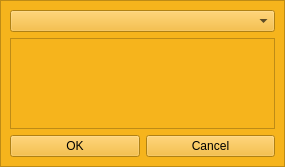
<?xml version="1.0" encoding="UTF-8"?>
<ui version="4.0">
 <class>MainWindow</class>
 <widget class="QMainWindow" name="MainWindow">
  <property name="geometry">
   <rect>
    <x>0</x>
    <y>0</y>
    <width>285</width>
    <height>167</height>
   </rect>
  </property>
  <property name="windowTitle">
   <string>MainWindow</string>
  </property>
  <widget class="QWidget" name="centralwidget">
   <layout class="QVBoxLayout" name="verticalLayout">
    <property name="leftMargin">
     <number>0</number>
    </property>
    <property name="topMargin">
     <number>0</number>
    </property>
    <property name="rightMargin">
     <number>0</number>
    </property>
    <property name="bottomMargin">
     <number>0</number>
    </property>
    <item>
     <widget class="QFrame" name="frame">
      <property name="styleSheet">
       <string notr="true">background-color: rgb(246,180,28);
color: black;</string>
      </property>
      <property name="frameShape">
       <enum>QFrame::StyledPanel</enum>
      </property>
      <property name="frameShadow">
       <enum>QFrame::Raised</enum>
      </property>
      <layout class="QVBoxLayout" name="verticalLayout_2">
       <item>
        <widget class="QComboBox" name="comboBox_defects"/>
       </item>
       <item>
        <widget class="QListWidget" name="listWidget_defect"/>
       </item>
       <item>
        <layout class="QHBoxLayout" name="horizontalLayout">
         <item>
          <widget class="QPushButton" name="save_btn">
           <property name="text">
            <string>OK</string>
           </property>
          </widget>
         </item>
         <item>
          <widget class="QPushButton" name="cancel_btn">
           <property name="text">
            <string>Cancel</string>
           </property>
          </widget>
         </item>
        </layout>
       </item>
      </layout>
     </widget>
    </item>
   </layout>
  </widget>
 </widget>
 <resources/>
 <connections/>
</ui>
